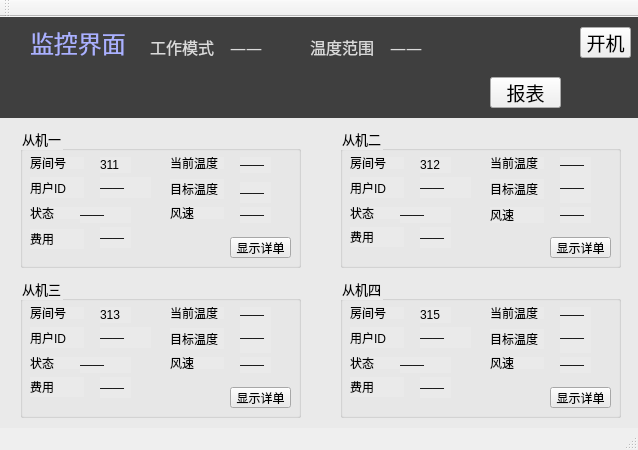
<?xml version="1.0" encoding="UTF-8"?>
<ui version="4.0">
 <class>MainWindow</class>
 <widget class="QMainWindow" name="MainWindow">
  <property name="geometry">
   <rect>
    <x>0</x>
    <y>0</y>
    <width>638</width>
    <height>450</height>
   </rect>
  </property>
  <property name="windowTitle">
   <string>MainWindow</string>
  </property>
  <widget class="QWidget" name="centralWidget">
   <widget class="QLabel" name="label">
    <property name="geometry">
     <rect>
      <x>30</x>
      <y>10</y>
      <width>101</width>
      <height>31</height>
     </rect>
    </property>
    <property name="font">
     <font>
      <family>等线</family>
      <pointsize>18</pointsize>
     </font>
    </property>
    <property name="styleSheet">
     <string notr="true">color: rgb(171, 177, 255);</string>
    </property>
    <property name="text">
     <string>监控界面</string>
    </property>
   </widget>
   <widget class="QLabel" name="label_2">
    <property name="geometry">
     <rect>
      <x>0</x>
      <y>-10</y>
      <width>641</width>
      <height>41</height>
     </rect>
    </property>
    <property name="autoFillBackground">
     <bool>false</bool>
    </property>
    <property name="styleSheet">
     <string notr="true">background-color: rgb(63, 63, 63);</string>
    </property>
    <property name="text">
     <string/>
    </property>
   </widget>
   <widget class="QLabel" name="label_3">
    <property name="geometry">
     <rect>
      <x>0</x>
      <y>30</y>
      <width>641</width>
      <height>71</height>
     </rect>
    </property>
    <property name="font">
     <font>
      <family>等线 Light</family>
      <pointsize>10</pointsize>
     </font>
    </property>
    <property name="autoFillBackground">
     <bool>false</bool>
    </property>
    <property name="styleSheet">
     <string notr="true">background-color:rgb(63, 63, 63)</string>
    </property>
    <property name="text">
     <string/>
    </property>
   </widget>
   <widget class="QLabel" name="label_4">
    <property name="geometry">
     <rect>
      <x>150</x>
      <y>20</y>
      <width>71</width>
      <height>20</height>
     </rect>
    </property>
    <property name="font">
     <font>
      <family>等线 Light</family>
      <pointsize>12</pointsize>
     </font>
    </property>
    <property name="styleSheet">
     <string notr="true">color: rgb(218, 218, 218);</string>
    </property>
    <property name="text">
     <string>工作模式</string>
    </property>
   </widget>
   <widget class="QLabel" name="label_5">
    <property name="geometry">
     <rect>
      <x>310</x>
      <y>20</y>
      <width>71</width>
      <height>20</height>
     </rect>
    </property>
    <property name="font">
     <font>
      <family>等线 Light</family>
      <pointsize>12</pointsize>
     </font>
    </property>
    <property name="styleSheet">
     <string notr="true">color: rgb(218, 218, 218);</string>
    </property>
    <property name="text">
     <string>温度范围</string>
    </property>
   </widget>
   <widget class="QLabel" name="labelModel">
    <property name="geometry">
     <rect>
      <x>230</x>
      <y>20</y>
      <width>71</width>
      <height>21</height>
     </rect>
    </property>
    <property name="font">
     <font>
      <family>等线 Light</family>
      <pointsize>12</pointsize>
     </font>
    </property>
    <property name="styleSheet">
     <string notr="true">color: rgb(218, 218, 218);</string>
    </property>
    <property name="text">
     <string>——</string>
    </property>
   </widget>
   <widget class="QLabel" name="labelTemRange">
    <property name="geometry">
     <rect>
      <x>390</x>
      <y>20</y>
      <width>61</width>
      <height>21</height>
     </rect>
    </property>
    <property name="font">
     <font>
      <family>等线 Light</family>
      <pointsize>12</pointsize>
     </font>
    </property>
    <property name="styleSheet">
     <string notr="true">color: rgb(218, 218, 218);</string>
    </property>
    <property name="text">
     <string>——</string>
    </property>
   </widget>
   <widget class="QGroupBox" name="groupBox">
    <property name="geometry">
     <rect>
      <x>20</x>
      <y>110</y>
      <width>281</width>
      <height>141</height>
     </rect>
    </property>
    <property name="font">
     <font>
      <family>等线</family>
      <pointsize>10</pointsize>
     </font>
    </property>
    <property name="styleSheet">
     <string notr="true">background-color: rgb(234,234,234);</string>
    </property>
    <property name="title">
     <string>从机一</string>
    </property>
    <widget class="QLabel" name="labelRoomNum">
     <property name="geometry">
      <rect>
       <x>10</x>
       <y>30</y>
       <width>54</width>
       <height>12</height>
      </rect>
     </property>
     <property name="text">
      <string>房间号</string>
     </property>
    </widget>
    <widget class="QLabel" name="labelModel_2">
     <property name="geometry">
      <rect>
       <x>80</x>
       <y>30</y>
       <width>31</width>
       <height>16</height>
      </rect>
     </property>
     <property name="text">
      <string>311</string>
     </property>
    </widget>
    <widget class="QLabel" name="labelState">
     <property name="geometry">
      <rect>
       <x>10</x>
       <y>80</y>
       <width>54</width>
       <height>12</height>
      </rect>
     </property>
     <property name="text">
      <string>状态</string>
     </property>
    </widget>
    <widget class="QLabel" name="stateLabel_1">
     <property name="geometry">
      <rect>
       <x>60</x>
       <y>80</y>
       <width>51</width>
       <height>16</height>
      </rect>
     </property>
     <property name="text">
      <string>——</string>
     </property>
    </widget>
    <widget class="QLabel" name="labelSpeed">
     <property name="geometry">
      <rect>
       <x>150</x>
       <y>80</y>
       <width>54</width>
       <height>12</height>
      </rect>
     </property>
     <property name="text">
      <string>风速</string>
     </property>
    </widget>
    <widget class="QLabel" name="labelTemNow">
     <property name="geometry">
      <rect>
       <x>150</x>
       <y>30</y>
       <width>54</width>
       <height>12</height>
      </rect>
     </property>
     <property name="text">
      <string>当前温度</string>
     </property>
    </widget>
    <widget class="QLabel" name="labelTemNow_2">
     <property name="geometry">
      <rect>
       <x>150</x>
       <y>52</y>
       <width>54</width>
       <height>20</height>
      </rect>
     </property>
     <property name="text">
      <string>目标温度</string>
     </property>
    </widget>
    <widget class="QLabel" name="speedLabel_1">
     <property name="geometry">
      <rect>
       <x>220</x>
       <y>80</y>
       <width>31</width>
       <height>16</height>
      </rect>
     </property>
     <property name="text">
      <string>——</string>
     </property>
    </widget>
    <widget class="QLabel" name="curTem_1">
     <property name="geometry">
      <rect>
       <x>220</x>
       <y>30</y>
       <width>31</width>
       <height>16</height>
      </rect>
     </property>
     <property name="text">
      <string>——</string>
     </property>
    </widget>
    <widget class="QLabel" name="tarTem_1">
     <property name="geometry">
      <rect>
       <x>220</x>
       <y>55</y>
       <width>31</width>
       <height>21</height>
      </rect>
     </property>
     <property name="text">
      <string>——</string>
     </property>
    </widget>
    <widget class="QLabel" name="labelID">
     <property name="geometry">
      <rect>
       <x>10</x>
       <y>50</y>
       <width>54</width>
       <height>21</height>
      </rect>
     </property>
     <property name="text">
      <string>用户ID</string>
     </property>
    </widget>
    <widget class="QLabel" name="showIDLabel_1">
     <property name="geometry">
      <rect>
       <x>80</x>
       <y>50</y>
       <width>51</width>
       <height>21</height>
      </rect>
     </property>
     <property name="text">
      <string>——</string>
     </property>
    </widget>
    <widget class="QLabel" name="labelTextCost">
     <property name="geometry">
      <rect>
       <x>10</x>
       <y>102</y>
       <width>54</width>
       <height>20</height>
      </rect>
     </property>
     <property name="text">
      <string>费用</string>
     </property>
    </widget>
    <widget class="QLabel" name="labelCost_1">
     <property name="geometry">
      <rect>
       <x>80</x>
       <y>100</y>
       <width>31</width>
       <height>21</height>
      </rect>
     </property>
     <property name="text">
      <string>——</string>
     </property>
    </widget>
    <widget class="QToolButton" name="ButtonDetail_1">
     <property name="geometry">
      <rect>
       <x>210</x>
       <y>110</y>
       <width>61</width>
       <height>21</height>
      </rect>
     </property>
     <property name="text">
      <string>显示详单</string>
     </property>
    </widget>
   </widget>
   <widget class="QGroupBox" name="groupBox_3">
    <property name="geometry">
     <rect>
      <x>20</x>
      <y>260</y>
      <width>281</width>
      <height>141</height>
     </rect>
    </property>
    <property name="font">
     <font>
      <family>等线</family>
      <pointsize>10</pointsize>
     </font>
    </property>
    <property name="styleSheet">
     <string notr="true">background-color: rgb(234,234,234);</string>
    </property>
    <property name="title">
     <string>从机三</string>
    </property>
    <widget class="QLabel" name="labelRoomNum_4">
     <property name="geometry">
      <rect>
       <x>10</x>
       <y>30</y>
       <width>54</width>
       <height>12</height>
      </rect>
     </property>
     <property name="text">
      <string>房间号</string>
     </property>
    </widget>
    <widget class="QLabel" name="labelModel_17">
     <property name="geometry">
      <rect>
       <x>80</x>
       <y>30</y>
       <width>31</width>
       <height>16</height>
      </rect>
     </property>
     <property name="text">
      <string>313</string>
     </property>
    </widget>
    <widget class="QLabel" name="labelState_4">
     <property name="geometry">
      <rect>
       <x>10</x>
       <y>80</y>
       <width>54</width>
       <height>12</height>
      </rect>
     </property>
     <property name="text">
      <string>状态</string>
     </property>
    </widget>
    <widget class="QLabel" name="stateLabel_3">
     <property name="geometry">
      <rect>
       <x>60</x>
       <y>80</y>
       <width>51</width>
       <height>16</height>
      </rect>
     </property>
     <property name="text">
      <string>——</string>
     </property>
    </widget>
    <widget class="QLabel" name="labelSpeed_4">
     <property name="geometry">
      <rect>
       <x>150</x>
       <y>80</y>
       <width>54</width>
       <height>12</height>
      </rect>
     </property>
     <property name="text">
      <string>风速</string>
     </property>
    </widget>
    <widget class="QLabel" name="labelTemNow_7">
     <property name="geometry">
      <rect>
       <x>150</x>
       <y>30</y>
       <width>54</width>
       <height>12</height>
      </rect>
     </property>
     <property name="text">
      <string>当前温度</string>
     </property>
    </widget>
    <widget class="QLabel" name="labelTemNow_8">
     <property name="geometry">
      <rect>
       <x>150</x>
       <y>51</y>
       <width>54</width>
       <height>21</height>
      </rect>
     </property>
     <property name="text">
      <string>目标温度</string>
     </property>
    </widget>
    <widget class="QLabel" name="speedLabel_3">
     <property name="geometry">
      <rect>
       <x>220</x>
       <y>80</y>
       <width>31</width>
       <height>16</height>
      </rect>
     </property>
     <property name="text">
      <string>——</string>
     </property>
    </widget>
    <widget class="QLabel" name="curTem_3">
     <property name="geometry">
      <rect>
       <x>220</x>
       <y>30</y>
       <width>31</width>
       <height>16</height>
      </rect>
     </property>
     <property name="text">
      <string>——</string>
     </property>
    </widget>
    <widget class="QLabel" name="tarTem_3">
     <property name="geometry">
      <rect>
       <x>220</x>
       <y>45</y>
       <width>31</width>
       <height>31</height>
      </rect>
     </property>
     <property name="text">
      <string>——</string>
     </property>
    </widget>
    <widget class="QLabel" name="labelID_3">
     <property name="geometry">
      <rect>
       <x>10</x>
       <y>50</y>
       <width>54</width>
       <height>21</height>
      </rect>
     </property>
     <property name="text">
      <string>用户ID</string>
     </property>
    </widget>
    <widget class="QLabel" name="showIDLabel_3">
     <property name="geometry">
      <rect>
       <x>80</x>
       <y>50</y>
       <width>51</width>
       <height>21</height>
      </rect>
     </property>
     <property name="text">
      <string>——</string>
     </property>
    </widget>
    <widget class="QLabel" name="labelTextCost_3">
     <property name="geometry">
      <rect>
       <x>10</x>
       <y>100</y>
       <width>54</width>
       <height>20</height>
      </rect>
     </property>
     <property name="text">
      <string>费用</string>
     </property>
    </widget>
    <widget class="QLabel" name="labelCost_3">
     <property name="geometry">
      <rect>
       <x>80</x>
       <y>100</y>
       <width>31</width>
       <height>21</height>
      </rect>
     </property>
     <property name="text">
      <string>——</string>
     </property>
    </widget>
    <widget class="QToolButton" name="ButtonDetail_3">
     <property name="geometry">
      <rect>
       <x>210</x>
       <y>110</y>
       <width>61</width>
       <height>21</height>
      </rect>
     </property>
     <property name="text">
      <string>显示详单</string>
     </property>
    </widget>
   </widget>
   <widget class="QGroupBox" name="groupBox_4">
    <property name="geometry">
     <rect>
      <x>340</x>
      <y>260</y>
      <width>281</width>
      <height>141</height>
     </rect>
    </property>
    <property name="font">
     <font>
      <family>等线</family>
      <pointsize>10</pointsize>
     </font>
    </property>
    <property name="styleSheet">
     <string notr="true">background-color: rgb(234,234,234);</string>
    </property>
    <property name="title">
     <string>从机四</string>
    </property>
    <widget class="QLabel" name="labelRoomNum_6">
     <property name="geometry">
      <rect>
       <x>10</x>
       <y>30</y>
       <width>54</width>
       <height>12</height>
      </rect>
     </property>
     <property name="text">
      <string>房间号</string>
     </property>
    </widget>
    <widget class="QLabel" name="labelModel_27">
     <property name="geometry">
      <rect>
       <x>80</x>
       <y>30</y>
       <width>31</width>
       <height>16</height>
      </rect>
     </property>
     <property name="text">
      <string>315</string>
     </property>
    </widget>
    <widget class="QLabel" name="labelState_6">
     <property name="geometry">
      <rect>
       <x>10</x>
       <y>80</y>
       <width>54</width>
       <height>12</height>
      </rect>
     </property>
     <property name="text">
      <string>状态</string>
     </property>
    </widget>
    <widget class="QLabel" name="stateLabel_4">
     <property name="geometry">
      <rect>
       <x>60</x>
       <y>80</y>
       <width>51</width>
       <height>16</height>
      </rect>
     </property>
     <property name="text">
      <string>——</string>
     </property>
    </widget>
    <widget class="QLabel" name="labelSpeed_6">
     <property name="geometry">
      <rect>
       <x>150</x>
       <y>80</y>
       <width>54</width>
       <height>12</height>
      </rect>
     </property>
     <property name="text">
      <string>风速</string>
     </property>
    </widget>
    <widget class="QLabel" name="labelTemNow_11">
     <property name="geometry">
      <rect>
       <x>150</x>
       <y>30</y>
       <width>54</width>
       <height>12</height>
      </rect>
     </property>
     <property name="text">
      <string>当前温度</string>
     </property>
    </widget>
    <widget class="QLabel" name="labelTemNow_12">
     <property name="geometry">
      <rect>
       <x>150</x>
       <y>52</y>
       <width>54</width>
       <height>20</height>
      </rect>
     </property>
     <property name="text">
      <string>目标温度</string>
     </property>
    </widget>
    <widget class="QLabel" name="speedLabel_4">
     <property name="geometry">
      <rect>
       <x>220</x>
       <y>80</y>
       <width>31</width>
       <height>16</height>
      </rect>
     </property>
     <property name="text">
      <string>——</string>
     </property>
    </widget>
    <widget class="QLabel" name="curTem_4">
     <property name="geometry">
      <rect>
       <x>220</x>
       <y>30</y>
       <width>31</width>
       <height>16</height>
      </rect>
     </property>
     <property name="text">
      <string>——</string>
     </property>
    </widget>
    <widget class="QLabel" name="tarTem_4">
     <property name="geometry">
      <rect>
       <x>220</x>
       <y>45</y>
       <width>31</width>
       <height>31</height>
      </rect>
     </property>
     <property name="text">
      <string>——</string>
     </property>
    </widget>
    <widget class="QLabel" name="labelID_4">
     <property name="geometry">
      <rect>
       <x>10</x>
       <y>50</y>
       <width>54</width>
       <height>21</height>
      </rect>
     </property>
     <property name="text">
      <string>用户ID</string>
     </property>
    </widget>
    <widget class="QLabel" name="showIDLabel_4">
     <property name="geometry">
      <rect>
       <x>80</x>
       <y>50</y>
       <width>51</width>
       <height>21</height>
      </rect>
     </property>
     <property name="text">
      <string>——</string>
     </property>
    </widget>
    <widget class="QLabel" name="labelTextCost_4">
     <property name="geometry">
      <rect>
       <x>10</x>
       <y>100</y>
       <width>54</width>
       <height>20</height>
      </rect>
     </property>
     <property name="text">
      <string>费用</string>
     </property>
    </widget>
    <widget class="QLabel" name="labelCost_4">
     <property name="geometry">
      <rect>
       <x>80</x>
       <y>100</y>
       <width>31</width>
       <height>21</height>
      </rect>
     </property>
     <property name="text">
      <string>——</string>
     </property>
    </widget>
    <widget class="QToolButton" name="ButtonDetail_4">
     <property name="geometry">
      <rect>
       <x>210</x>
       <y>110</y>
       <width>61</width>
       <height>21</height>
      </rect>
     </property>
     <property name="text">
      <string>显示详单</string>
     </property>
    </widget>
   </widget>
   <widget class="QToolButton" name="toolButtonList">
    <property name="geometry">
     <rect>
      <x>490</x>
      <y>60</y>
      <width>71</width>
      <height>31</height>
     </rect>
    </property>
    <property name="font">
     <font>
      <family>楷体</family>
      <pointsize>14</pointsize>
     </font>
    </property>
    <property name="text">
     <string>报表</string>
    </property>
   </widget>
   <widget class="QToolButton" name="toolButtonPower">
    <property name="geometry">
     <rect>
      <x>580</x>
      <y>10</y>
      <width>51</width>
      <height>31</height>
     </rect>
    </property>
    <property name="font">
     <font>
      <family>楷体</family>
      <pointsize>14</pointsize>
     </font>
    </property>
    <property name="text">
     <string>开机</string>
    </property>
   </widget>
   <widget class="QLabel" name="label_6">
    <property name="geometry">
     <rect>
      <x>-10</x>
      <y>60</y>
      <width>651</width>
      <height>541</height>
     </rect>
    </property>
    <property name="autoFillBackground">
     <bool>false</bool>
    </property>
    <property name="styleSheet">
     <string notr="true">background-color: rgb(234,234,234);</string>
    </property>
    <property name="text">
     <string/>
    </property>
   </widget>
   <widget class="QGroupBox" name="groupBox_2">
    <property name="geometry">
     <rect>
      <x>340</x>
      <y>110</y>
      <width>281</width>
      <height>141</height>
     </rect>
    </property>
    <property name="font">
     <font>
      <family>等线</family>
      <pointsize>10</pointsize>
     </font>
    </property>
    <property name="styleSheet">
     <string notr="true">background-color: rgb(234,234,234);</string>
    </property>
    <property name="title">
     <string>从机二</string>
    </property>
    <widget class="QLabel" name="labelRoomNum_3">
     <property name="geometry">
      <rect>
       <x>10</x>
       <y>30</y>
       <width>54</width>
       <height>12</height>
      </rect>
     </property>
     <property name="text">
      <string>房间号</string>
     </property>
    </widget>
    <widget class="QLabel" name="labelModel_12">
     <property name="geometry">
      <rect>
       <x>80</x>
       <y>30</y>
       <width>31</width>
       <height>16</height>
      </rect>
     </property>
     <property name="text">
      <string>312</string>
     </property>
    </widget>
    <widget class="QLabel" name="labelState_3">
     <property name="geometry">
      <rect>
       <x>10</x>
       <y>80</y>
       <width>54</width>
       <height>12</height>
      </rect>
     </property>
     <property name="text">
      <string>状态</string>
     </property>
    </widget>
    <widget class="QLabel" name="stateLabel_2">
     <property name="geometry">
      <rect>
       <x>60</x>
       <y>80</y>
       <width>51</width>
       <height>16</height>
      </rect>
     </property>
     <property name="text">
      <string>——</string>
     </property>
    </widget>
    <widget class="QLabel" name="labelSpeed_3">
     <property name="geometry">
      <rect>
       <x>150</x>
       <y>80</y>
       <width>54</width>
       <height>16</height>
      </rect>
     </property>
     <property name="text">
      <string>风速</string>
     </property>
    </widget>
    <widget class="QLabel" name="labelTemNow_5">
     <property name="geometry">
      <rect>
       <x>150</x>
       <y>30</y>
       <width>54</width>
       <height>12</height>
      </rect>
     </property>
     <property name="text">
      <string>当前温度</string>
     </property>
    </widget>
    <widget class="QLabel" name="labelTemNow_6">
     <property name="geometry">
      <rect>
       <x>150</x>
       <y>52</y>
       <width>54</width>
       <height>20</height>
      </rect>
     </property>
     <property name="text">
      <string>目标温度</string>
     </property>
    </widget>
    <widget class="QLabel" name="speedLabel_2">
     <property name="geometry">
      <rect>
       <x>220</x>
       <y>80</y>
       <width>31</width>
       <height>16</height>
      </rect>
     </property>
     <property name="text">
      <string>——</string>
     </property>
    </widget>
    <widget class="QLabel" name="curTem_2">
     <property name="geometry">
      <rect>
       <x>220</x>
       <y>30</y>
       <width>31</width>
       <height>16</height>
      </rect>
     </property>
     <property name="text">
      <string>——</string>
     </property>
    </widget>
    <widget class="QLabel" name="tarTem_2">
     <property name="geometry">
      <rect>
       <x>220</x>
       <y>45</y>
       <width>31</width>
       <height>31</height>
      </rect>
     </property>
     <property name="text">
      <string>——</string>
     </property>
    </widget>
    <widget class="QLabel" name="labelID_2">
     <property name="geometry">
      <rect>
       <x>10</x>
       <y>50</y>
       <width>54</width>
       <height>21</height>
      </rect>
     </property>
     <property name="text">
      <string>用户ID</string>
     </property>
    </widget>
    <widget class="QLabel" name="showIDLabel_2">
     <property name="geometry">
      <rect>
       <x>80</x>
       <y>50</y>
       <width>51</width>
       <height>21</height>
      </rect>
     </property>
     <property name="text">
      <string>——</string>
     </property>
    </widget>
    <widget class="QLabel" name="labelTextCost_2">
     <property name="geometry">
      <rect>
       <x>10</x>
       <y>100</y>
       <width>54</width>
       <height>20</height>
      </rect>
     </property>
     <property name="text">
      <string>费用</string>
     </property>
    </widget>
    <widget class="QLabel" name="labelCost_2">
     <property name="geometry">
      <rect>
       <x>80</x>
       <y>100</y>
       <width>31</width>
       <height>21</height>
      </rect>
     </property>
     <property name="text">
      <string>——</string>
     </property>
    </widget>
    <widget class="QToolButton" name="ButtonDetail_2">
     <property name="geometry">
      <rect>
       <x>210</x>
       <y>110</y>
       <width>61</width>
       <height>21</height>
      </rect>
     </property>
     <property name="text">
      <string>显示详单</string>
     </property>
    </widget>
   </widget>
   <zorder>label_6</zorder>
   <zorder>label_2</zorder>
   <zorder>label_3</zorder>
   <zorder>label_4</zorder>
   <zorder>label_5</zorder>
   <zorder>labelModel</zorder>
   <zorder>labelTemRange</zorder>
   <zorder>groupBox</zorder>
   <zorder>groupBox_3</zorder>
   <zorder>groupBox_4</zorder>
   <zorder>toolButtonList</zorder>
   <zorder>toolButtonPower</zorder>
   <zorder>label</zorder>
   <zorder>groupBox_2</zorder>
  </widget>
  <widget class="QToolBar" name="mainToolBar">
   <attribute name="toolBarArea">
    <enum>TopToolBarArea</enum>
   </attribute>
   <attribute name="toolBarBreak">
    <bool>false</bool>
   </attribute>
  </widget>
  <widget class="QStatusBar" name="statusBar"/>
 </widget>
 <layoutdefault spacing="6" margin="11"/>
 <resources/>
 <connections/>
</ui>
